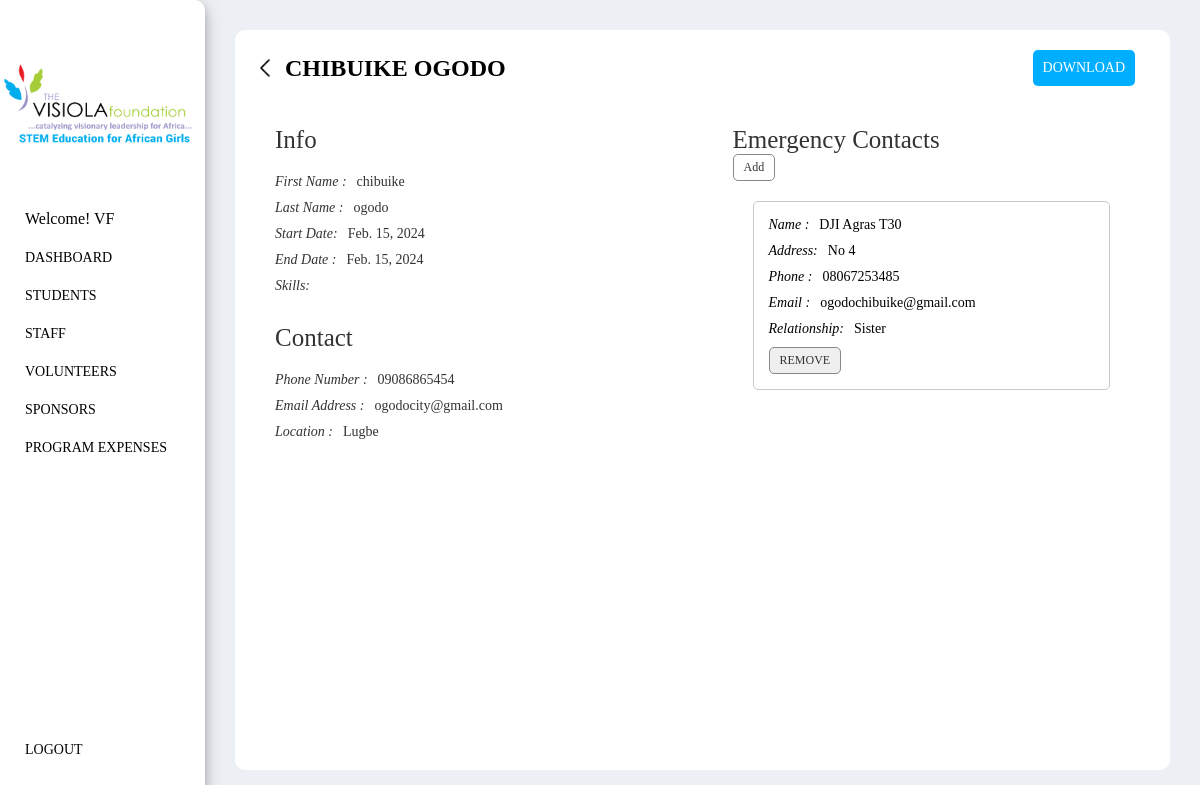
The page /volunteers/1/ (signed in) on the database its author committed.
### vdb/models.py (models this page shows, shortened)
class Volunteer(models.Model):
    first_name = models.CharField(max_length=50)
    last_name = models.CharField(max_length=50)
    location = models.CharField(max_length=100)
    phone_number = models.CharField(max_length=20)
    email = models.EmailField()
    start_date = models.DateField()
    end_date = models.DateField()
    program = models.ManyToManyField(Program, related_name='volunteers')

class VolunteerEmergencyContact(models.Model):
    staff = models.ForeignKey(Volunteer, on_delete=models.CASCADE, related_name='Volunteer_emergency_contacts')
    name = models.CharField(max_length=100)
    address = models.CharField(max_length=200)
    phone_number = models.CharField(max_length=20)
    email = models.EmailField(blank=True, null=True)
    relationship = models.CharField(max_length=50, default=None)

### vdb/views.py (the view)
# urls.py: path('volunteers/<int:volunteer_id>/', volunteer_details, name='volunteer_details'),
@login_required(login_url='login')
def volunteer_details(request, volunteer_id):
    volunteer = get_object_or_404(Volunteer, pk=volunteer_id)
    if request.method == 'POST':
        emegency_form = VolunteerEmergencyContactForm(request.POST)
        if emegency_form.is_valid():
            emergency_contact = emegency_form.save(commit=False)
            emergency_contact.staff = volunteer
            emergency_contact.save()
            return redirect('volunteer_details',volunteer_id=volunteer_id)
    else:
         emegency_form=VolunteerEmergencyContactForm()
    volunter_emegency_contacts =VolunteerEmergencyContact.objects.filter(staff=volunteer)
    context = {
        'volunteer': volunteer,
        'emegency_form':emegency_form,
        'volunter_emegency_contacts':volunter_emegency_contacts,
        'show_emergency_contacts': True,
    }
    return render(request, 'sections/volunteer_details.html', context)

### vdb/templates/sections/volunteer_details.html (shortened to what this page needs)
{%extends 'pages/base.html'%}
{%load static%}
{% block body %}
    <div id="details-container">
        <div id="details-container-inner">
            <div id="details-top">
                <div id="details-top-left">
                    <div id="back-btn-container" onclick="goBack()">
                        <img src="{% static 'icons/back.png' %}" width="100%"/>
                    </div>
                    <div id="student-name"><h2>{{volunteer.first_name|upper}} {{volunteer.last_name|upper}}</h2></div>
                </div>
                <div id="details-top-right">
                    <div class="page-btn ASCG" onclick="">DOWNLOAD</div>
                </div>
            </div>
            <div id="details-body">
                <div id="info-container">
                    <div class="details-heading-container">
                        <div class="details-heading">Info</div>
                    </div>
                    <div id="info-inner-container">
                        <div class="info-field">
                            <div class="info-field-label">First Name : </div>
                            <div class="info-field-value">{{volunteer.first_name}}</div>
                        </div>
                        <div class="info-field">
                            <div class="info-field-label">Last Name : </div>
                            <div class="info-field-value">{{volunteer.last_name}}</div>
                        </div>
                        <div class="info-field">
                            <div class="info-field-label">Start Date: </div>
                            <div class="info-field-value">{{volunteer.start_date}}</div>
                        </div>
                        <div class="info-field">
                            <div class="info-field-label">End Date : </div>
                            <div class="info-field-value">{{volunteer.end_date}}</div>
                        </div>
                        <div class="info-field">
                            <div class="info-field-label">Skills: </div>
                        </div>
                    </div>
                    <div class="details-heading">Contact</div>
                    <div id="info-inner-container">
                        <div class="info-field">
                            <div class="info-field-label">Phone Number : </div>
                            <div class="info-field-value">{{volunteer.phone_number}}</div>
                        </div>
                        <div class="info-field">
                            <div class="info-field-label">Email Address : </div>
                            <div class="info-field-value">{{volunteer.email}}</div>
                        </div>
                        <div class="info-field">
                            <div class="info-field-label">Location : </div>
                            <div class="info-field-value">{{volunteer.location}}</div>
                        </div>
                    </div>
                </div>
                <div id="details-info-right">
                    {% if show_emergency_contacts %}
                    <div class="details-heading">Emergency Contacts</div>
                    <div class="page-btn download-details" onclick="open_secodary_sidebar('contact2-form')">Add</div>
                    {% if volunter_emegency_contacts %}
                        {% for emergency_contact in volunter_emegency_contacts %}
                        <div id="details-program-container">
                            <div class="details-program">
                                <div class="info-field">
                                    <div class="info-field-label">Name : </div>
                                    <div class="info-field-value">{{ emergency_contact.name }}</div>
                                </div>
                                <div class="info-field">
                                    <div class="info-field-label">Address: </div>
                                    <div class="info-field-value">{{ emergency_contact.address }}</div>
                                </div>
                                <div class="info-field">
                                    <div class="info-field-label">Phone : </div>
                                    <div class="info-field-value">{{ emergency_contact.phone_number }}</div>
                                </div>
                                <div class="info-field">
                                    <div class="info-field-label">Email : </div>
                                    <div class="info-field-value">{%if emergency_contact.email%}{{ emergency_contact.email }}{%else%}Not Provided{%endif%}</div>
                                </div>
                                <div class="info-field">
                                    <div class="info-field-label">Relationship: </div>
                                    <div class="info-field-value">{{ emergency_contact.relationship }}</div>
                                </div>
                                <div class="contact-btn">
                                  <form method="post" action="{% url 'delete_volunteer_emergency_contact' staff_id=volunteer.id contact_id=emergency_contact.id %}">
                                        <button type="submit" class="page-btn download-details program-btn">REMOVE</button>
                                  </form>
                                </div>
                            </div>
                        </div>
                        {% endfor %}
                    {% else %}
                        <p>No emergency contacts found.</p>
                    {% endif %}
                    {% endif %}
                </div>
            </div>
        </div>
    </div>
{% endblock %}

### vdb/templates/pages/base.html (shortened to what this page needs)
{%load static%}
<!DOCTYPE html>
<html lang="en">
<head>
    <link rel="stylesheet" href="{%static 'styles/base.css'%}">
    <link rel="stylesheet" href="{%static 'styles/table.css'%}">
    <link rel="stylesheet" href="{%static 'styles/dashboard.css'%}">
    <link rel="stylesheet" href="{%static 'styles/form_style.css'%}">
</head>
<body>
    <div id="app-container">
        <div id="app-primary-sidebar">
            <div>
                <div id="app-primary-sidebar-logo">
                    <img src="{%static 'images/logo_new.png'%}" width="100%"/>
                </div>
                <div id="app-primary-sidebar-links">
                     <div class="app-primary-sidebar-link">Welcome! {{request.user|upper}}</div>
                    <div {% if page == "dashboard" %} class="app-primary-sidebar-link active" {%else%}class="app-primary-sidebar-link"{%endif%}><a href="{%url 'home'%}">DASHBOARD</a></div>
                    <div {% if page == "programs" %} class="app-primary-sidebar-link active" {%else%}class="app-primary-sidebar-link"{%endif%}><a href="{%url 'programs'%}">STUDENTS</a></div>
                    <div {% if page == "staffs" %} class="app-primary-sidebar-link active" {%else%}class="app-primary-sidebar-link"{%endif%}><a href="{%url 'staff'%}">STAFF</a></div>
                    <div {% if page == "volunteers" %} class="app-primary-sidebar-link active" {%else%}class="app-primary-sidebar-link"{%endif%}><a href="{%url 'volunteers'%}">VOLUNTEERS</a></div>
                    <div {% if page == "sponsors" %} class="app-primary-sidebar-link active" {%else%}class="app-primary-sidebar-link"{%endif%}><a href="{%url 'sponsors_page' %}">SPONSORS</a></div>
                    <div {% if page == "expenses" %} class="app-primary-sidebar-link active" {%else%}class="app-primary-sidebar-link"{%endif%}><a href="{%url 'expenses' %}">PROGRAM EXPENSES</a></div>
                </div>
            </div>
            <div id="logout-btn">
                <div class="app-primary-sidebar-link"><a href="{%url 'logout'%}">LOGOUT</a></div>
            </div>
        </div>
        <div id="app-main-section">
            {% block body %}
            {% endblock %}
        </div>
    </div>
</body>
</html>

### vdb/static/styles/base.css (style rules this page uses)
* { padding: 0px; margin: 0px; box-sizing: border-box; font-family: Calibri; }
body { background-color: #E9ECF1D1; overflow: hidden; }
#app-container { position: absolute; width: 100%; height: 100%; display: flex; }
#app-primary-sidebar { width: 250px; height: 100%; background-color: #ffffff; border-top-right-radius: 10px; border-bottom-right-radius: 10px; display: flex; flex-direction: column; padding: 20px 0px; justify-content: space-between; overflow: auto; transition: 1s; position: relative; box-shadow: 0 4px 8px 0 rgba(0, 0, 0, 0.2), 0 6px 20px 0 rgba(0, 0, 0, 0.19); }
#app-primary-sidebar-logo { width: 100%; height: 180px; }
#app-primary-sidebar-logo img { width:100%; height: 100%; object-fit:cover; }
.app-primary-sidebar-link { width: 100%; padding: 10px 25px; }
.app-primary-sidebar-link a { text-decoration: none; color: #000000; font-size: 14px; }
#logout-btn { height: 50px; }
#app-main-section { position: relative; width: 100%; padding: 50px 30px 0px 30px; }
.page-btn { padding: 10px; width: fit-content; height: fit-content; border-radius: 5px; margin-right: 15px; cursor: pointer; font-size: 14px; color: #ffffff; }
.ASCG { background-color: #00AEFF; }
#details-container { width:100%; height: 100%; background-color: transparent; position: absolute; top: 0px; left: 0px; padding: 30px; }
#details-container-inner { width:100%; height: 100%; background-color: #ffffff; border-radius: 10px; overflow-y: auto; padding: 20px; }
#details-top { display: flex; width: 100%; justify-content: space-between; align-items: center; }
#details-top-right,#details-top-left { display: flex; }
#details-top-left { align-items: center; }
.contact-btn { display: flex; }
.download-details { border: 1px solid #888; font-size: 12px !important; color: #333; padding: 5px 10px; }
#back-btn-container { width:20px; height: 20px; cursor: pointer; margin-right: 10px; cursor: pointer; }
#details-body { width:100%; height: max-content; display: grid; grid-template-columns: 1fr 1fr; padding: 20px 0px; gap:20px; font-size: 14px; }
#info-container,#details-info-right { padding: 20px; }
.details-heading { font-size: 25px; color: #333; font-weight: 500; display: flex; align-items: center; }
.details-heading-container { display: flex; justify-content: space-between; width: 100%; align-items: center; }
#info-inner-container { padding: 20px 0px; color: #333; }
.info-field { display: flex; margin-bottom: 10px; }
.info-field-label { font-weight: 500; font-style: italic; margin-right: 10px; }
#details-program-container { padding: 20px; }
.details-program { width: 100%; border: 1px solid #7a777765; border-radius: 5px; padding: 15px; margin-bottom: 20px; }
.program-btn { margin-right: 0px; }

### vdb/static/styles/dashboard.css (style rules this page uses)
#app-main-section { overflow: auto; height: 100%; }

### rows shown on the page
Volunteer: first_name "CHIBUIKE", last_name "OGODO", first_name "chibuike", last_name "ogodo", start_date "Feb. 15, 2024", end_date "Feb. 15, 2024", phone_number "09086865454", email "ogodocity@gmail.com", location "Lugbe"
VolunteerEmergencyContact: name "DJI Agras T30", address "No 4", phone_number "08067253485", email "ogodochibuike@gmail.com", relationship "Sister"

### other values the page prints
{{ request.user|upper }} "VF"
